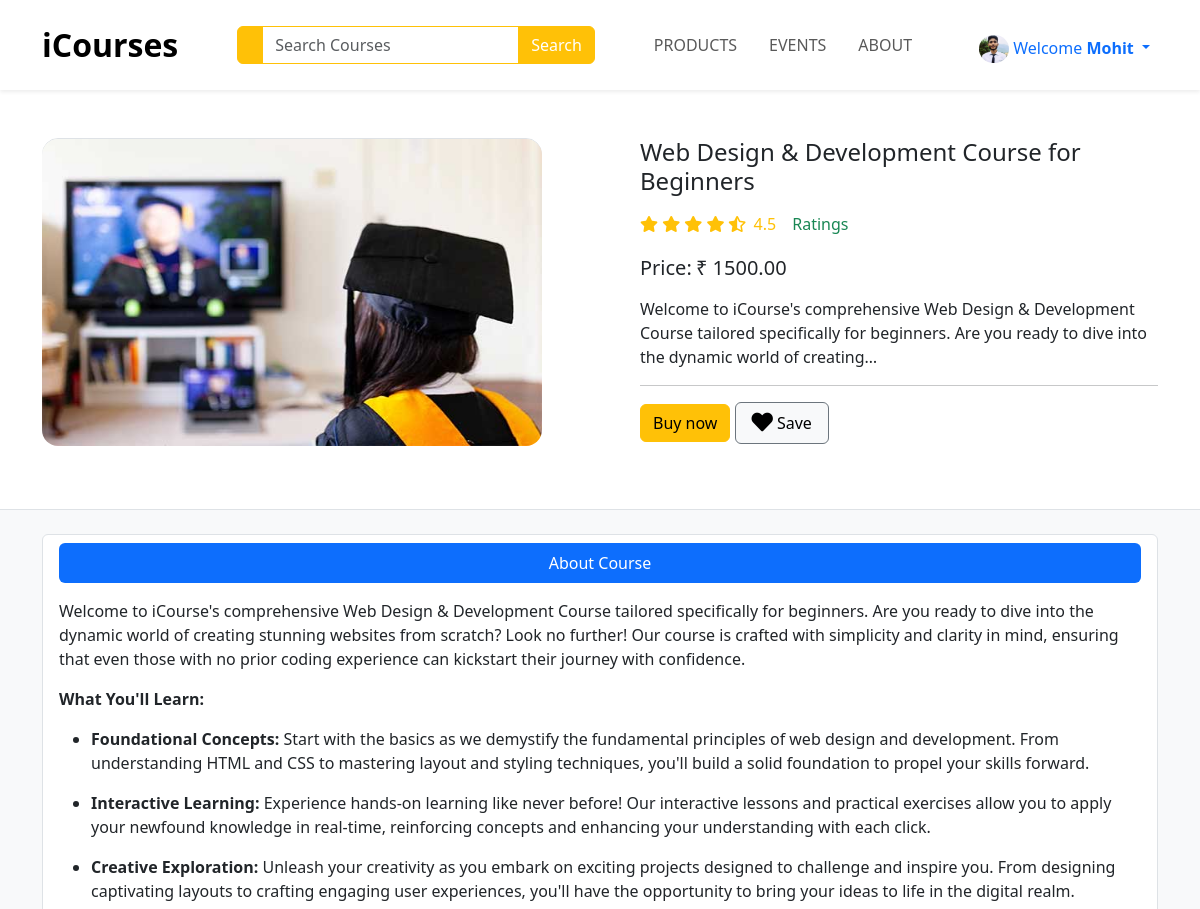
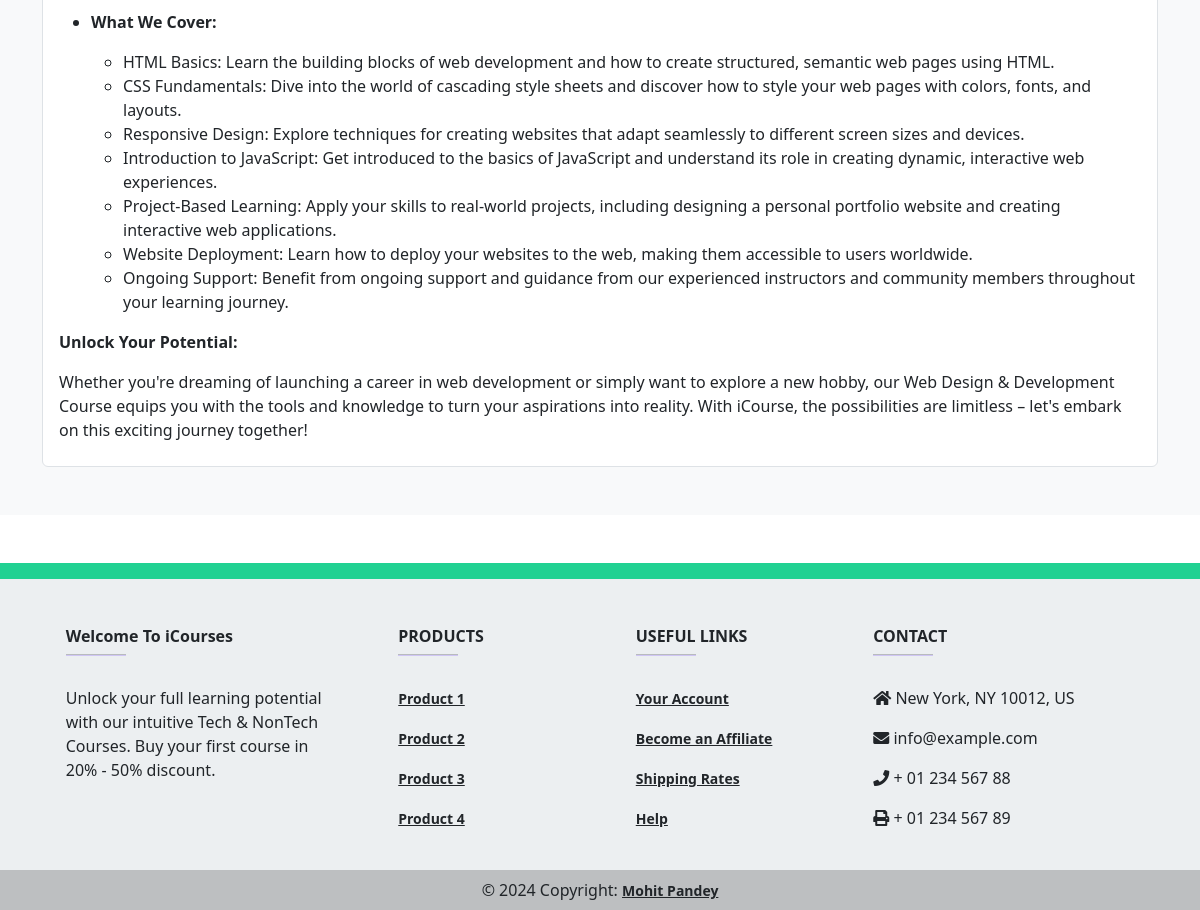
The page /productView/1 (signed in) on the database its author committed (2 pictures, top to bottom).
### home/models.py (models this page shows, shortened)
class UserProfile(models.Model):
    user = models.OneToOneField(User, on_delete = models.CASCADE)
    referral_link = models.CharField(max_length=100,default='', blank=True, null=True)
    picture = models.ImageField(upload_to='profile_pictures', blank=True, null=True)
    phone = models.CharField(max_length=14, default='', blank=True, null=True)
    address = models.TextField(default='', blank=True, null=True)
    birthdate = models.CharField(max_length =20,null=True, blank=True)
    referral_code_used = models.IntegerField(default=0, blank=True, null=True)

class Course(models.Model):
    coursePicture = models.ImageField(upload_to='coursePicture',null=True,blank = True)
    courseFile = models.FileField(upload_to='coursePdf',null=True,blank=True)
    courseCategory = models.ForeignKey(Category, on_delete=models.CASCADE ,null=True,blank=True)
    courseName = models.CharField(max_length = 150,null=True,blank=True)
    coursePrice = models.IntegerField(null=True,blank=True)
    madeBy = models.CharField(max_length = 150,null=True,blank=True)
    courseDuration = models.CharField(max_length = 50)
    studentOnCourse = models.IntegerField(default = 0,editable=False)
    AboutCourse = HTMLField(blank=True)

### home/views.py (the view)
# urls.py: path('productView/<slug:id>',views.ProductView, name='productView'),
def ProductView(request,id):
    if request.method == "GET":
      search = request.GET.get('search')
      if search != None:
        course = Course.objects.filter(courseName__icontains=search)
        return render(request,"Products/allCourse.html",{'courses':course})
    view =Course.objects.get(id=id)
    return render(request,'Products/productView.html',{'view':view})

### home/context_processors.py (called while the page is built)
def user_info(request):
    user_info = None
    if request.user.is_authenticated:
        try:
            user_info = request.user.userprofile  # Assuming UserProfile is related to the User model
        except UserProfile.DoesNotExist:
            pass  # Handle the case where UserProfile doesn't exist for the current user
    return {'user_info': user_info}

### home/Templates/Products/productview.html (shortened to what this page needs)
{% extends 'base.html' %}
{% block Css %}
  <link href="https://cdnjs.cloudflare.com/ajax/libs/font-awesome/5.15.4/css/all.min.css" rel="stylesheet" />
{% endblock %}
{% block body %}
  <section class="py-5">
    <div class="container">
      <div class="row gx-5">
        <aside class="col-lg-6">
          <div class="imagearea border rounded-4 mb-3 d-flex justify-content-center">
            <a data-fslightbox="mygalley" class="rounded-4" target="_blank" data-type="image" href="https://bootstrap-ecommerce.com/bootstrap5-ecommerce/images/items/detail1/big.webp">
              {% if view.coursePicture %}
                <img style="width:500px;height:307px; margin: auto;" class="rounded-4 fit" src="{{ view.coursePicture.url }}" />
              {% else %}
                <img style="max-width: 100%; max-height: 100vh; margin: auto;" class="rounded-4 fit" src="/static/images/course-2.jpg" />
              {% endif %}
            </a>
          </div>
        </aside>
        <main class="col-lg-6">
          <div class="ps-lg-3">
            <h4 class="title text-dark">{{ view.courseName }}</h4>
            <div class="d-flex flex-row my-3">
              <div class="text-warning mb-1 me-2">
                <i class="fa fa-star"></i>
                <i class="fa fa-star"></i>
                <i class="fa fa-star"></i>
                <i class="fa fa-star"></i>
                <i class="fas fa-star-half-alt"></i>
                <span class="ms-1">4.5</span>
              </div>
              <span class="text-success ms-2">Ratings</span>
            </div>
            <div class="mb-3">
              <span class="h5">Price:</span>
              <span class="h5">₹ {{ view.coursePrice }}.00</span>
            </div>
            <p id="safezone">{{view.AboutCourse | truncatechars:168}}</p>
            <hr />
            <a href="/paymentPage/{{view.id}}" class="btn btn-warning shadow-0">Buy now</a>
            <a href="#" class="btn btn-light border border-secondary py-2 icon-hover px-3"><i class="me-1 fa fa-heart fa-lg"></i>Save</a>
          </div>
        </main>
      </div>
    </div>
  </section>
  <section class="bg-light border-top py-4">
    <div class="container">
      <div class="row gx-4">
        <div class="col-lg-12 mb-4">
          <div class="border rounded-2 px-3 py-2 bg-white">
            <ul class="nav nav-pills nav-justified mb-3" id="ex1" role="tablist">
              <li class="nav-item d-flex" role="presentation">
                <a class="nav-link d-flex align-items-center justify-content-center w-100 active" id="ex1-tab-1" data-mdb-toggle="pill" href="#ex1-pills-1" role="tab" aria-controls="ex1-pills-1" aria-selected="true">About Course</a>
              </li>
            </ul>
            <div class="tab-content" id="ex1-content">
              <div class="tab-pane fade show active" id="ex1-pills-1" role="tabpanel" aria-labelledby="ex1-tab-1">
                <p>{{view.AboutCourse | safe }}</p>
              </div>
            </div>
          </div>
        </div>
      </div>
    </div>
  </section>
{% endblock %}

### home/Templates/base.html (shortened to what this page needs)
<!DOCTYPE html>
<html lang="en">
  <head>
    <link rel="stylesheet" href="https://cdn.jsdelivr.net/npm/bootstrap@5.3.3/dist/css/bootstrap.min.css" />
    <link rel="stylesheet" href="/static/Css/base.css" />
    <link href="https://cdn.jsdelivr.net/npm/bootstrap@5.3.3/dist/css/bootstrap.min.css" rel="stylesheet" />
    {% block Css %}
    {% endblock %}
  </head>
  <body>
    <nav class="navbar navbar-expand-lg bg-white sticky-top navbar-light p-3 shadow-sm">
      <div class="container">
        <a class="navbar-brand fs-2" href="/"><strong>iCourses</strong></a>
        <div class="collapse navbar-collapse" id="navbarNavDropdown">
          <div class="ms-auto d-none d-lg-block">
            <form method="get">
            <div class="input-group">
              <span class="border-warning input-group-text bg-warning text-white"></span>
              <input type="search" class="form-control border-warning" name="search" placeholder="Search Courses" style="color:#7a7a7a" />
              <button type="submit" class="btn btn-warning text-white">Search</button>
            </div>
           </form>
          </div>
          <ul class="navbar-nav ms-auto">
            <li class="nav-item">
              <a class="nav-link mx-2 text-uppercase {% if request.path == '/product/' %}active{% endif %}" href="/product/">Products</a>
            </li>
            <li class="nav-item">
              <a class="nav-link mx-2 text-uppercase {% if request.path == '/events/' %}active{% endif %}" href="/events/">Events</a>
            </li>
            <li class="nav-item">
              <a class="nav-link mx-2 text-uppercase {% if request.path == '/about/' %}active{% endif %}" href="/about/">About</a>
            </li>
          </ul>
          <ul class="navbar-nav ms-auto">
            {% if user.is_authenticated %}
              <li class="nav-item dropdown mt-2">
                <a class="text-primary nav-link dropdown-toggle" href="" role="button" data-bs-toggle="dropdown" aria-expanded="false">
                  {% if user_info and user_info.picture %}
                    <img class="rounded-image" width="30px" src="{{ user_info.picture.url }}" alt="User Picture" />
                  {% else %}
                  <img width="30px" src="https://static-00.iconduck.com/assets.00/profile-circle-icon-2048x2048-cqe5466q.png" alt="">
                    {% endif %}
                  Welcome <b>{{ user.first_name }}</b>
                </a>
              </li>
            {% endif %}
          </ul>
        </div>
      </div>
    </nav>
    {% block body %}
    {% endblock %}
    <footer class="text-center text-lg-start mt-5 text-dark" style="background-color: #ECEFF1">
      <section class="d-flex justify-content-between p-2 text-white" style="background-color: #21D192"></section>
      <section class="">
        <div class="container text-center text-md-start mt-5">
          <div class="row mt-3">
            <div class="col-md-3 col-lg-4 col-xl-3 mx-auto mb-4">
              <h6 class="fw-bold">Welcome To iCourses</h6>
              <hr class="mb-4 mt-0 d-inline-block mx-auto" style="width: 60px; background-color: #7c4dff; height: 2px" />
              <p>Unlock your full learning potential with our intuitive Tech & NonTech Courses. Buy your first course in 20% - 50% discount.</p>
            </div>
            <div class="col-md-2 col-lg-2 col-xl-2 mx-auto mb-4">
              <h6 class="text-uppercase fw-bold">Products</h6>
              <hr class="mb-4 mt-0 d-inline-block mx-auto" style="width: 60px; background-color: #7c4dff; height: 2px" />
              <p>
                <a href="#!" class="text-dark">Product 1</a>
              </p>
              <p>
                <a href="#!" class="text-dark">Product 2</a>
              </p>
              <p>
                <a href="#!" class="text-dark">Product 3</a>
              </p>
              <p>
                <a href="#!" class="text-dark">Product 4</a>
              </p>
            </div>
            <div class="col-md-3 col-lg-2 col-xl-2 mx-auto mb-4">
              <h6 class="text-uppercase fw-bold">Useful links</h6>
              <hr class="mb-4 mt-0 d-inline-block mx-auto" style="width: 60px; background-color: #7c4dff; height: 2px" />
              <p>
                <a href="#!" class="text-dark">Your Account</a>
              </p>
              <p>
                <a href="#!" class="text-dark">Become an Affiliate</a>
              </p>
              <p>
                <a href="#!" class="text-dark">Shipping Rates</a>
              </p>
              <p>
                <a href="#!" class="text-dark">Help</a>
              </p>
            </div>
            <div class="col-md-4 col-lg-3 col-xl-3 mx-auto mb-md-0 mb-4">
              <h6 class="text-uppercase fw-bold">Contact</h6>
              <hr class="mb-4 mt-0 d-inline-block mx-auto" style="width: 60px; background-color: #7c4dff; height: 2px" />
              <p>
                <i class="fas fa-home mr-3"></i> New York, NY 10012, US
              </p>
              <p>
                <i class="fas fa-envelope mr-3"></i> info@example.com
              </p>
              <p>
                <i class="fas fa-phone mr-3"></i> + 01 234 567 88
              </p>
              <p>
                <i class="fas fa-print mr-3"></i> + 01 234 567 89
              </p>
            </div>
          </div>
        </div>
      </section>
      <div class="text-center p-2" style="background-color: rgba(0, 0, 0, 0.2)">
        © 2024 Copyright:
        <a class="text-dark" href="">Mohit Pandey</a>
      </div>
    </footer>
  </body>
</html>

### static/Css/base.css (style rules this page uses)
a { font-size: 14px; font-weight: 700 }
.form-control { outline: none !important; box-shadow: none !important; }
.rounded-image { border-radius: 50%; }

### home/Templates/Products/productview.html (style rules this page uses)
.imagearea { width: 500px; height: 307px; }

### rows shown on the page
UserProfile: picture (picture)
Course: coursePicture (picture), courseName "Web Design & Development Course for Beginners", coursePrice "1500", AboutCourse "Welcome to iCourse's comprehensive Web Design & Development Course tailored specifically for beginners. Are you ready to dive into the dynamic world of creating stunning websites from scratch? Look no further! Our course is crafted with simplicity and clarity in mind, ensuring that even those with no prior coding experience can kickstart their journey with confidence. What You'll Learn: Foundational Concepts: Start with the basics as we demystify the fundamental principles of web design and development. From understanding HTML and CSS to mastering layout and styling techniques, you'll build a solid foundation to propel your skills forward. Interactive Learning: Experience hands-on learning…"

### other values the page prints
{{ user.first_name }} "Mohit"
